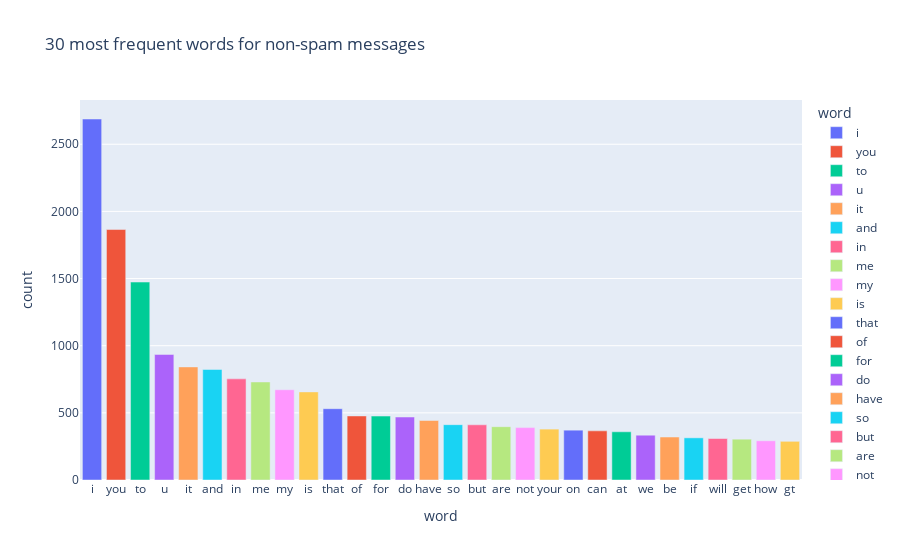

Notebook cell for this chart:
### Code cell
fig = px.bar(most_occurred_words_non_spam_corpus, x='word', y='count', color='word', title='30 most frequent words for non-spam messages')
fig.show()

### Figure 1 — Plotly figure (JSON) as saved in the notebook; plotly's stock layout.template omitted (floating-point values rounded to 4 significant figures)
{"data": [{"alignmentgroup": "True", "hovertemplate": "word=%{x}<br>count=%{y}<extra></extra>", "legendgroup": "i", "marker": {"color": "#636efa", "pattern": {"shape": ""}}, "name": "i", "offsetgroup": "i", "orientation": "v", "showlegend": true, "textposition": "auto", "type": "bar", "x": ["i"], "xaxis": "x", "y": [2688], "yaxis": "y"}, {"alignmentgroup": "True", "hovertemplate": "word=%{x}<br>count=%{y}<extra></extra>", "legendgroup": "you", "marker": {"color": "#EF553B", "pattern": {"shape": ""}}, "name": "you", "offsetgroup": "you", "orientation": "v", "showlegend": true, "textposition": "auto", "type": "bar", "x": ["you"], "xaxis": "x", "y": [1865], "yaxis": "y"}, {"alignmentgroup": "True", "hovertemplate": "word=%{x}<br>count=%{y}<extra></extra>", "legendgroup": "to", "marker": {"color": "#00cc96", "pattern": {"shape": ""}}, "name": "to", "offsetgroup": "to", "orientation": "v", "showlegend": true, "textposition": "auto", "type": "bar", "x": ["to"], "xaxis": "x", "y": [1474], "yaxis": "y"}, {"alignmentgroup": "True", "hovertemplate": "word=%{x}<br>count=%{y}<extra></extra>", "legendgroup": "u", "marker": {"color": "#ab63fa", "pattern": {"shape": ""}}, "name": "u", "offsetgroup": "u", "orientation": "v", "showlegend": true, "textposition": "auto", "type": "bar", "x": ["u"], "xaxis": "x", "y": [935], "yaxis": "y"}, {"alignmentgroup": "True", "hovertemplate": "word=%{x}<br>count=%{y}<extra></extra>", "legendgroup": "it", "marker": {"color": "#FFA15A", "pattern": {"shape": ""}}, "name": "it", "offsetgroup": "it", "orientation": "v", "showlegend": true, "textposition": "auto", "type": "bar", "x": ["it"], "xaxis": "x", "y": [842], "yaxis": "y"}, {"alignmentgroup": "True", "hovertemplate": "word=%{x}<br>count=%{y}<extra></extra>", "legendgroup": "and", "marker": {"color": "#19d3f3", "pattern": {"shape": ""}}, "name": "and", "offsetgroup": "and", "orientation": "v", "showlegend": true, "textposition": "auto", "type": "bar", "x": ["and"], "xaxis": "x", "y": [823], "yaxis": "y"}, {"alignmentgroup": "True", "hovertemplate": "word=%{x}<br>count=%{y}<extra></extra>", "legendgroup": "in", "marker": {"color": "#FF6692", "pattern": {"shape": ""}}, "name": "in", "offsetgroup": "in", "orientation": "v", "showlegend": true, "textposition": "auto", "type": "bar", "x": ["in"], "xaxis": "x", "y": [753], "yaxis": "y"}, {"alignmentgroup": "True", "hovertemplate": "word=%{x}<br>count=%{y}<extra></extra>", "legendgroup": "me", "marker": {"color": "#B6E880", "pattern": {"shape": ""}}, "name": "me", "offsetgroup": "me", "orientation": "v", "showlegend": true, "textposition": "auto", "type": "bar", "x": ["me"], "xaxis": "x", "y": [730], "yaxis": "y"}, {"alignmentgroup": "True", "hovertemplate": "word=%{x}<br>count=%{y}<extra></extra>", "legendgroup": "my", "marker": {"color": "#FF97FF", "pattern": {"shape": ""}}, "name": "my", "offsetgroup": "my", "orientation": "v", "showlegend": true, "textposition": "auto", "type": "bar", "x": ["my"], "xaxis": "x", "y": [672], "yaxis": "y"}, {"alignmentgroup": "True", "hovertemplate": "word=%{x}<br>count=%{y}<extra></extra>", "legendgroup": "is", "marker": {"color": "#FECB52", "pattern": {"shape": ""}}, "name": "is", "offsetgroup": "is", "orientation": "v", "showlegend": true, "textposition": "auto", "type": "bar", "x": ["is"], "xaxis": "x", "y": [656], "yaxis": "y"}, {"alignmentgroup": "True", "hovertemplate": "word=%{x}<br>count=%{y}<extra></extra>", "legendgroup": "that", "marker": {"color": "#636efa", "pattern": {"shape": ""}}, "name": "that", "offsetgroup": "that", "orientation": "v", "showlegend": true, "textposition": "auto", "type": "bar", "x": ["that"], "xaxis": "x", "y": [531], "yaxis": "y"}, {"alignmentgroup": "True", "hovertemplate": "word=%{x}<br>count=%{y}<extra></extra>", "legendgroup": "of", "marker": {"color": "#EF553B", "pattern": {"shape": ""}}, "name": "of", "offsetgroup": "of", "orientation": "v", "showlegend": true, "textposition": "auto", "type": "bar", "x": ["of"], "xaxis": "x", "y": [477], "yaxis": "y"}, {"alignmentgroup": "True", "hovertemplate": "word=%{x}<br>count=%{y}<extra></extra>", "legendgroup": "for", "marker": {"color": "#00cc96", "pattern": {"shape": ""}}, "name": "for", "offsetgroup": "for", "orientation": "v", "showlegend": true, "textposition": "auto", "type": "bar", "x": ["for"], "xaxis": "x", "y": [476], "yaxis": "y"}, {"alignmentgroup": "True", "hovertemplate": "word=%{x}<br>count=%{y}<extra></extra>", "legendgroup": "do", "marker": {"color": "#ab63fa", "pattern": {"shape": ""}}, "name": "do", "offsetgroup": "do", "orientation": "v", "showlegend": true, "textposition": "auto", "type": "bar", "x": ["do"], "xaxis": "x", "y": [469], "yaxis": "y"}, {"alignmentgroup": "True", "hovertemplate": "word=%{x}<br>count=%{y}<extra></extra>", "legendgroup": "have", "marker": {"color": "#FFA15A", "pattern": {"shape": ""}}, "name": "have", "offsetgroup": "have", "orientation": "v", "showlegend": true, "textposition": "auto", "type": "bar", "x": ["have"], "xaxis": "x", "y": [443], "yaxis": "y"}, {"alignmentgroup": "True", "hovertemplate": "word=%{x}<br>count=%{y}<extra></extra>", "legendgroup": "so", "marker": {"color": "#19d3f3", "pattern": {"shape": ""}}, "name": "so", "offsetgroup": "so", "orientation": "v", "showlegend": true, "textposition": "auto", "type": "bar", "x": ["so"], "xaxis": "x", "y": [412], "yaxis": "y"}, {"alignmentgroup": "True", "hovertemplate": "word=%{x}<br>count=%{y}<extra></extra>", "legendgroup": "but", "marker": {"color": "#FF6692", "pattern": {"shape": ""}}, "name": "but", "offsetgroup": "but", "orientation": "v", "showlegend": true, "textposition": "auto", "type": "bar", "x": ["but"], "xaxis": "x", "y": [411], "yaxis": "y"}, {"alignmentgroup": "True", "hovertemplate": "word=%{x}<br>count=%{y}<extra></extra>", "legendgroup": "are", "marker": {"color": "#B6E880", "pattern": {"shape": ""}}, "name": "are", "offsetgroup": "are", "orientation": "v", "showlegend": true, "textposition": "auto", "type": "bar", "x": ["are"], "xaxis": "x", "y": [397], "yaxis": "y"}, {"alignmentgroup": "True", "hovertemplate": "word=%{x}<br>count=%{y}<extra></extra>", "legendgroup": "not", "marker": {"color": "#FF97FF", "pattern": {"shape": ""}}, "name": "not", "offsetgroup": "not", "orientation": "v", "showlegend": true, "textposition": "auto", "type": "bar", "x": ["not"], "xaxis": "x", "y": [390], "yaxis": "y"}, {"alignmentgroup": "True", "hovertemplate": "word=%{x}<br>count=%{y}<extra></extra>", "legendgroup": "your", "marker": {"color": "#FECB52", "pattern": {"shape": ""}}, "name": "your", "offsetgroup": "your", "orientation": "v", "showlegend": true, "textposition": "auto", "type": "bar", "x": ["your"], "xaxis": "x", "y": [379], "yaxis": "y"}, {"alignmentgroup": "True", "hovertemplate": "word=%{x}<br>count=%{y}<extra></extra>", "legendgroup": "on", "marker": {"color": "#636efa", "pattern": {"shape": ""}}, "name": "on", "offsetgroup": "on", "orientation": "v", "showlegend": true, "textposition": "auto", "type": "bar", "x": ["on"], "xaxis": "x", "y": [371], "yaxis": "y"}, {"alignmentgroup": "True", "hovertemplate": "word=%{x}<br>count=%{y}<extra></extra>", "legendgroup": "can", "marker": {"color": "#EF553B", "pattern": {"shape": ""}}, "name": "can", "offsetgroup": "can", "orientation": "v", "showlegend": true, "textposition": "auto", "type": "bar", "x": ["can"], "xaxis": "x", "y": [366], "yaxis": "y"}, {"alignmentgroup": "True", "hovertemplate": "word=%{x}<br>count=%{y}<extra></extra>", "legendgroup": "at", "marker": {"color": "#00cc96", "pattern": {"shape": ""}}, "name": "at", "offsetgroup": "at", "orientation": "v", "showlegend": true, "textposition": "auto", "type": "bar", "x": ["at"], "xaxis": "x", "y": [359], "yaxis": "y"}, {"alignmentgroup": "True", "hovertemplate": "word=%{x}<br>count=%{y}<extra></extra>", "legendgroup": "we", "marker": {"color": "#ab63fa", "pattern": {"shape": ""}}, "name": "we", "offsetgroup": "we", "orientation": "v", "showlegend": true, "textposition": "auto", "type": "bar", "x": ["we"], "xaxis": "x", "y": [334], "yaxis": "y"}, {"alignmentgroup": "True", "hovertemplate": "word=%{x}<br>count=%{y}<extra></extra>", "legendgroup": "be", "marker": {"color": "#FFA15A", "pattern": {"shape": ""}}, "name": "be", "offsetgroup": "be", "orientation": "v", "showlegend": true, "textposition": "auto", "type": "bar", "x": ["be"], "xaxis": "x", "y": [320], "yaxis": "y"}, {"alignmentgroup": "True", "hovertemplate": "word=%{x}<br>count=%{y}<extra></extra>", "legendgroup": "if", "marker": {"color": "#19d3f3", "pattern": {"shape": ""}}, "name": "if", "offsetgroup": "if", "orientation": "v", "showlegend": true, "textposition": "auto", "type": "bar", "x": ["if"], "xaxis": "x", "y": [314], "yaxis": "y"}, {"alignmentgroup": "True", "hovertemplate": "word=%{x}<br>count=%{y}<extra></extra>", "legendgroup": "will", "marker": {"color": "#FF6692", "pattern": {"shape": ""}}, "name": "will", "offsetgroup": "will", "orientation": "v", "showlegend": true, "textposition": "auto", "type": "bar", "x": ["will"], "xaxis": "x", "y": [309], "yaxis": "y"}, {"alignmentgroup": "True", "hovertemplate": "word=%{x}<br>count=%{y}<extra></extra>", "legendgroup": "get", "marker": {"color": "#B6E880", "pattern": {"shape": ""}}, "name": "get", "offsetgroup": "get", "orientation": "v", "showlegend": true, "textposition": "auto", "type": "bar", "x": ["get"], "xaxis": "x", "y": [304], "yaxis": "y"}, {"alignmentgroup": "True", "hovertemplate": "word=%{x}<br>count=%{y}<extra></extra>", "legendgroup": "how", "marker": {"color": "#FF97FF", "pattern": {"shape": ""}}, "name": "how", "offsetgroup": "how", "orientation": "v", "showlegend": true, "textposition": "auto", "type": "bar", "x": ["how"], "xaxis": "x", "y": [292], "yaxis": "y"}, {"alignmentgroup": "True", "hovertemplate": "word=%{x}<br>count=%{y}<extra></extra>", "legendgroup": "gt", "marker": {"color": "#FECB52", "pattern": {"shape": ""}}, "name": "gt", "offsetgroup": "gt", "orientation": "v", "showlegend": true, "textposition": "auto", "type": "bar", "x": ["gt"], "xaxis": "x", "y": [288], "yaxis": "y"}], "layout": {"barmode": "relative", "legend": {"title": {"text": "word"}, "tracegroupgap": 0}, "title": {"text": "30 most frequent words for non-spam messages"}, "xaxis": {"anchor": "y", "categoryarray": ["i", "you", "to", "u", "it", "and", "in", "me", "my", "is", "that", "of", "for", "do", "have", "so", "but", "are", "not", "your", "on", "can", "at", "we", "be", "if", "will", "get", "how", "gt"], "categoryorder": "array", "domain": [0, 1], "title": {"text": "word"}}, "yaxis": {"anchor": "x", "domain": [0, 1], "title": {"text": "count"}}}}
